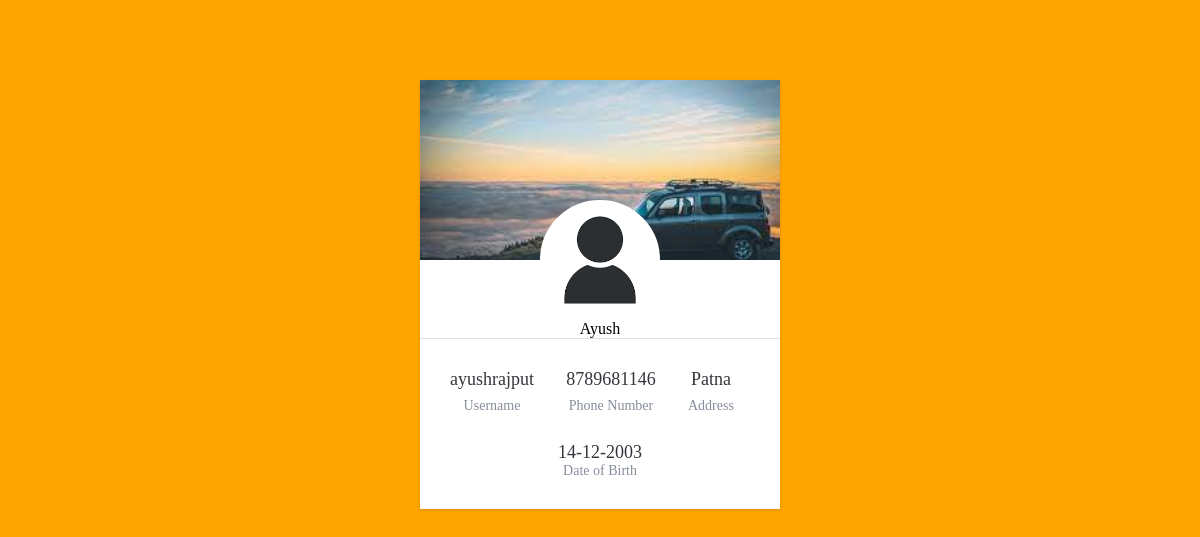
Page /Profile (signed in) on the committed database.
### tables this page shows
CREATE TABLE userlogin(
name TEXT,
username TEXT PRIMARY KEY,
phonenum INTEGER,
password TEXT,
address TEXT,
dob DATE);

### app.py (the view)
@app.route('/Profile',methods=['GET'])
def searchProfile():
        if(request.method=='GET'):
            import sqlite3
            conn=sqlite3.connect('wheeldeal.db')
            c=conn.cursor()
            d=conn.cursor()
            columns=['User Name','User Id','Phone Number','Address','Date of Birth']
            c.execute('SELECT name,username,phonenum,address,dob FROM userlogin WHERE username=?',(name['username'],))
            results=c.fetchone()
            final_result = list(results)
            conn.close()
            return render_template('Profile.html',results=final_result,headings=columns)

### templates/Profile.html (shortened to what this page needs)
<html>
    <head>
    </head>
    <body>
        <div class="card">
            <div class="card_background_img"></div>
            <div class="card_profile_img"></div>
            <div class="user_details>"
                <h3>{{results[0]}}</h3>
            </div>
            <div class="card_count">
                <div class="count">
                    <div class="username">
                        <h3>{{results[1]}}</h3><br>
                        <p>Username</p>
                    </div><br>
                    <div class="Phonenum">
                        <h3>{{results[2]}}</h3><br>
                        <p>Phone Number</p>
                    </div><br>
                    <div class="Address">
                        <h3>{{results[3]}}</h3><br>
                        <p>Address</p>
                    </div><br>
                    </div>
                 <div class="Dateofbirth"><h3>{{results[4]}}</h3>
                    <p>Date of Birth</p>
                </div>
            </div>
        </div>
    </body>
</html>

### templates/Profile.html (style rules this page uses)
* { margin: 0; padding: 0; box-sizing: border-box; }
body { background-color:orange; text-align: center; }
h3 { font-size: 18px; font-weight: 500; color: #33363b; }
p { font-size: 14px; color: #868d9b; }
.card { width: 360px; height: auto; background-color: #ffffff; margin: 0 auto; margin-top: 80px; box-shadow: 0px 1px 3px 0px rgba(0, 0, 0, 0.15); }
.card_profile_img { width: 120px; height: 120px; background-color: #868d9b; background-repeat: no-repeat; background-size: cover; background-position: center; border: 2px solid #ffffff; border-radius: 120px; margin: 0 auto; margin-top: -60px; }
.card_background_img { width: 100%; height: 180px; background-color: #e1e7ed; background-repeat: no-repeat; background-size: cover; background-position: center; }
.card_count { padding: 30px; border-top: 1px solid #dde1e7; }
.count { display: flex; align-items: center; justify-content: space-between; margin-bottom: 28px; }
.count p { margin-top: -10px; }

### rows in the picture
userlogin: name "Ayush", username "ayushrajput", phonenum "8789681146", address "Patna", dob "14-12-2003"
